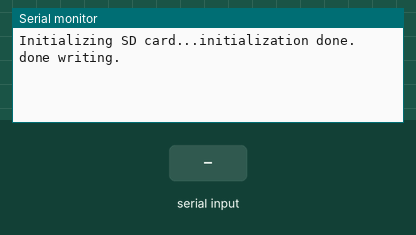
Simulated run of this sketch. Board: Arduino Uno, built with avr-gcc and run on an emulated ATmega328P. Shown: the last lines printed to the serial monitor. The inputs (shaded band) are chosen by the test bench. Storage starts empty.

Above: at 1.2 s.
1.3 s: "1" received over Serial
At 2.5 s:
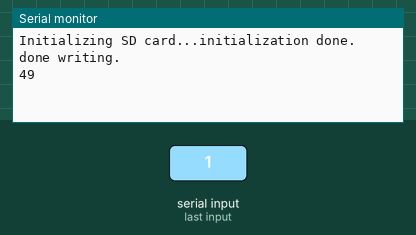
2.8 s: "0" received over Serial
At 3.8 s:
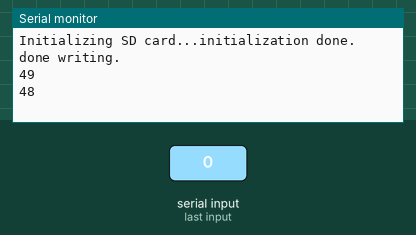
4.3 s: "2" received over Serial
At 4.9 s:
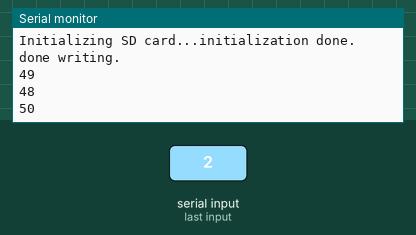

Measured:
- after the input at 1.3 s, the serial monitor: prints a new line at once (image 1)
- after the input at 2.8 s, the serial monitor: prints a new line at once (image 2)
- after the input at 4.3 s, the serial monitor: prints a new line at once (image 3)

The sketch:

ESP8266_WithSDCardWriter.ino
```cpp
// ESP8266 with SD card reader
#include <Wire.h>
#include <SPI.h>
#include <SD.h>
byte chipSelect = 15;

File testFile;
File dataFile;

byte incomingByte = 0;

void setup() {
  Serial.begin(9600);
  Serial.print("Initializing SD card...");
  if (!SD.begin(chipSelect)) {
    Serial.println("initialization failed!");
    return;
  }
  Serial.println("initialization done.");
  dataFile = SD.open("Data.csv",FILE_WRITE);
  if(dataFile){
  dataFile.println(String("Frequency,") + String("Magnitude,") + String("Impedance"));
  dataFile.close();
  Serial.println("done writing.");
  }
}

void loop() {
  // put your main code here, to run repeatedly:
  if (Serial.available())
  {
    incomingByte = Serial.read();
    dataFile = SD.open("Data.csv",FILE_WRITE);
    dataFile.println(incomingByte,DEC);
    dataFile.close();
    Serial.println(incomingByte);
  }
}
```
